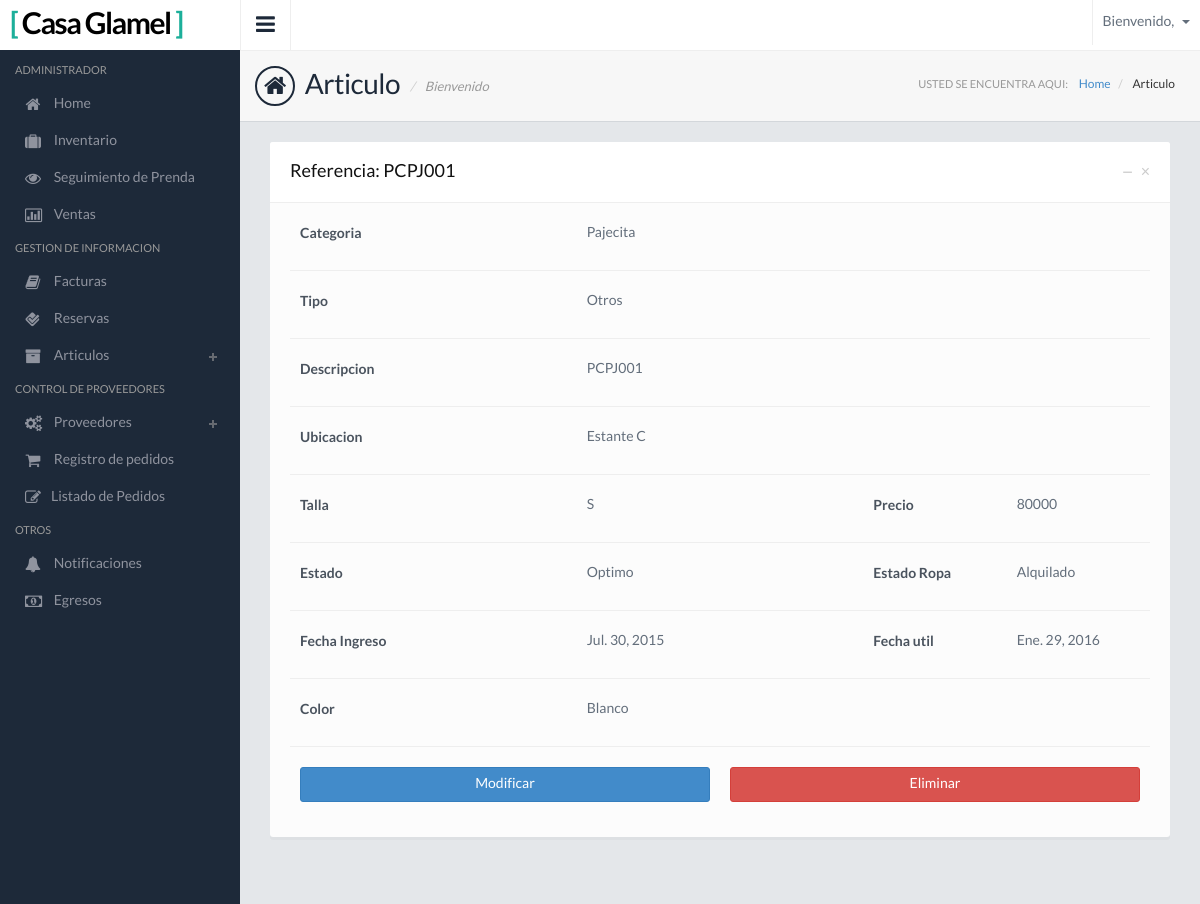
The page /Articulo-Detail/4/ on the database as committed earlier.
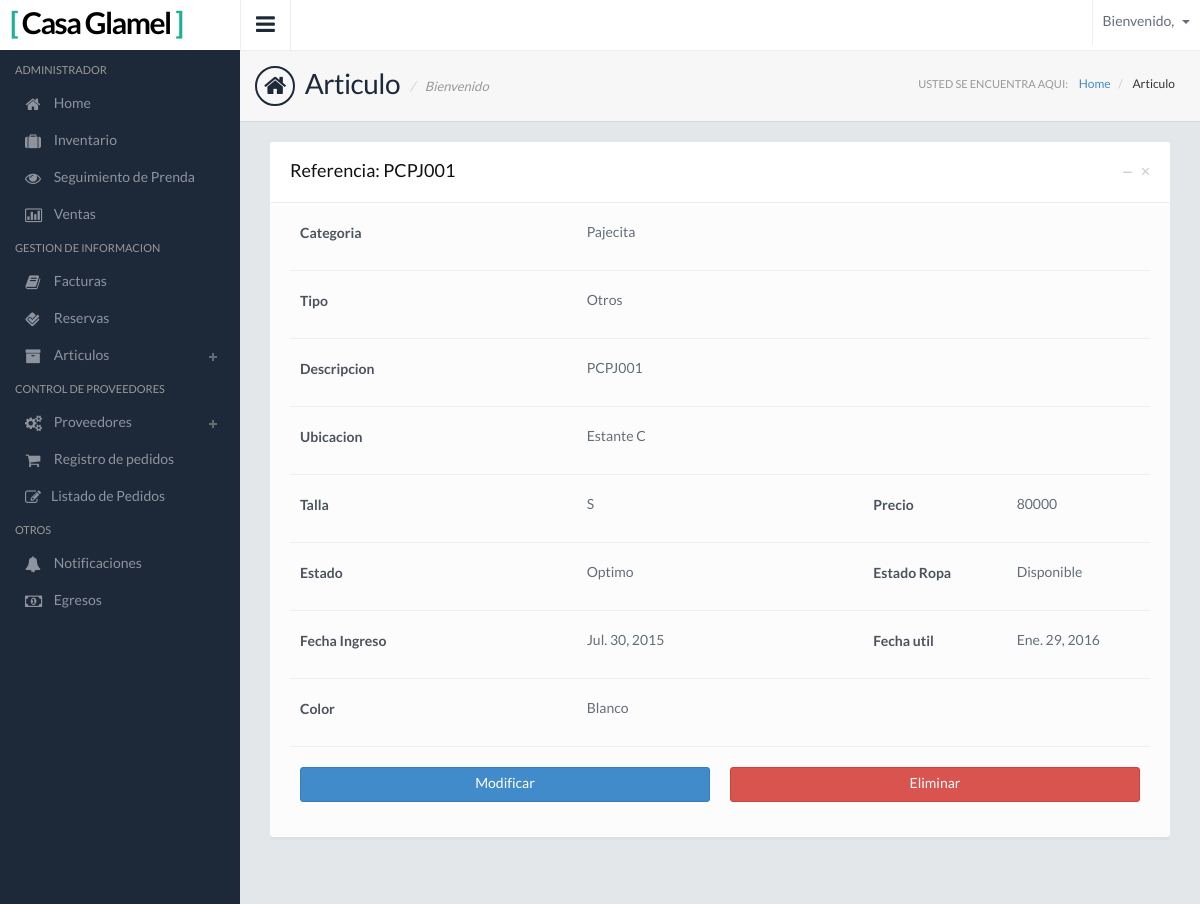
The same page on the database as committed later.
### Apps/Inventario/models.py (models this page shows, shortened)
class Articulo(models.Model):
    categoria_idcategoria = models.ForeignKey(Categoria)
    nombre_tipo = models.ForeignKey(Tipo)
    nombre_estado = models.ForeignKey(Estado)
    nombre_estado_ropa = models.ForeignKey(Estado_Ropa)
    color = models.ForeignKey(Color)
    nuevo = models.BooleanField(default=False)
    referencia = models.CharField(max_length=45)
    descripcion = models.CharField(max_length=100)
    fechaingreso = models.DateField()
    fechautil = models.DateField()
    precio_original = models.IntegerField()
    precio = models.IntegerField()
    ubicacion = models.CharField(max_length=45)
    talla = models.ForeignKey(Talla)

class Estado_Ropa(models.Model):
    nombre_estado_ropa = models.CharField(max_length=50)
    def __str__(self):
        return self.nombre_estado_ropa

class Categoria(models.Model):
    famila_idfamilia = models.ForeignKey(Familia)
    nombre = models.CharField(max_length=45)
    descripcion = models.CharField(max_length=100)
    visible = models.BooleanField(default=True)
    def __str__(self):
        return self.nombre

class Tipo(models.Model):
    nombre_tipo = models.CharField(max_length=50)
    def __str__(self):
        return self.nombre_tipo

class Talla (models.Model):
    talla = models.CharField(max_length=2)
    def __str__(self):
        return self.talla

class Estado(models.Model):
    nombre_estado = models.CharField(max_length=50)
    def __str__(self):
        return self.nombre_estado

class Color(models.Model):
    color = models.CharField(max_length=50)
    def __str__(self):
        return self.color

### Apps/Inventario/views.py (the view)
# urls.py: url(r'^Articulo-Detail/(?P<pk>[0-9]+)/$', Articulo_Detail.as_view(), name='Articulo_Detail'),
class Articulo_Detail(LoginRequiredMixin,SuperuserRequiredMixin,DetailView):
    model = Articulo
    login_url = '/'
    context_object_name = 'articulo'
    template_name = u'ModuloAdmin/InventarioTemplate/Articulo/articulo_detail.html'

### templates/ModuloAdmin/InventarioTemplate/Articulo/articulo_detail.html (shortened to what this page needs)
{% extends "base.html" %}
{% load static from staticfiles %}
{% block page %} Articulo {% endblock %}
{% block page2 %} Articulo {% endblock %}
{% block contenido%}
        <div class="col-sm-12">
          <div class="panel">
            <div class="panel-heading">
              <div class="panel-btns">
                <a href="#" class="panel-close">&times;</a>
                <a href="#" class="minimize">&minus;</a>
              </div>
              <h3 class="panel-title">Referencia: {{ articulo.referencia }}</h3>
            </div>
            <div class="panel-body">
                <div class="form-group">
                  <label class="col-sm-4"><strong>Categoria</strong></label>
                  <div class="col-sm-8">
                        {{ articulo.categoria_idcategoria }}
                  </div>
                </div><hr>
                <div class="form-group">
                  <label class="col-sm-4"><strong>Tipo</strong></label>
                  <div class="col-sm-8">
                        {{ articulo.nombre_tipo }}
                  </div>
                </div><hr>
                <div class="form-group">
                  <label class="col-sm-4"><strong>Descripcion</strong></label>
                  <div class="col-sm-8">
                        {{ articulo.descripcion }}
                  </div>
                </div><hr>
                <div class="form-group">
                  <label class="col-sm-4"><strong>Ubicacion</strong></label>
                  <div class="col-sm-4">
                        {{ articulo.ubicacion }}
                  </div>
                </div><hr>
                <div class="form-group">
                  <label class="col-sm-4"><strong>Talla</strong></label>
                  <div class="col-sm-4">
                        {{ articulo.talla }}
                  </div>
                  <label class="col-sm-2"><strong>Precio</strong></label>
                  <div class="col-sm-2">
                        {{ articulo.precio }}
                  </div>
                </div><hr>
                <div class="form-group">
                  <label class="col-sm-4"><strong>Estado</strong></label>
                  <div class="col-sm-4">
                        {{ articulo.nombre_estado }}
                  </div>
                    <label class="col-sm-2"><strong>Estado Ropa</strong></label>
                  <div class="col-sm-2">
                        {{ articulo.nombre_estado_ropa }}
                  </div>
                </div><hr>
                <div class="form-group">
                  <label class="col-sm-4"><strong>Fecha Ingreso</strong></label>
                  <div class="col-sm-4">
                        {{ articulo.fechaingreso }}
                  </div>
                  <label class="col-sm-2"><strong>Fecha util</strong></label>
                  <div class="col-sm-2">
                        {{ articulo.fechautil }}
                  </div>
                </div><hr>
                <div class="form-group">
                  <label class="col-sm-4"><strong>Color</strong></label>
                  <div class="col-sm-4">
                        {{ articulo.color }}
                  </div>
                </div><hr>
                <div class="form-group">
                    <div class="col-sm-6">
                      <a href="{% url 'Inventario:Articulo_Modificar' articulo.pk %}" class="btn btn-primary btn-block">Modificar</a>
                    </div>
                    <div class="col-sm-6">
                      <a href="{% url 'Inventario:Articulo_Eliminar' articulo.pk %}" class="btn btn-danger btn-block">Eliminar</a>
                    </div>
                </div>
            </div>
          </div>
        </div>
{% endblock %}

Rows that differ between the two databases and show on the page:
changed Articulo "PCPJ001": nombre_estado_ropa "Alquilado" → "Disponible"
